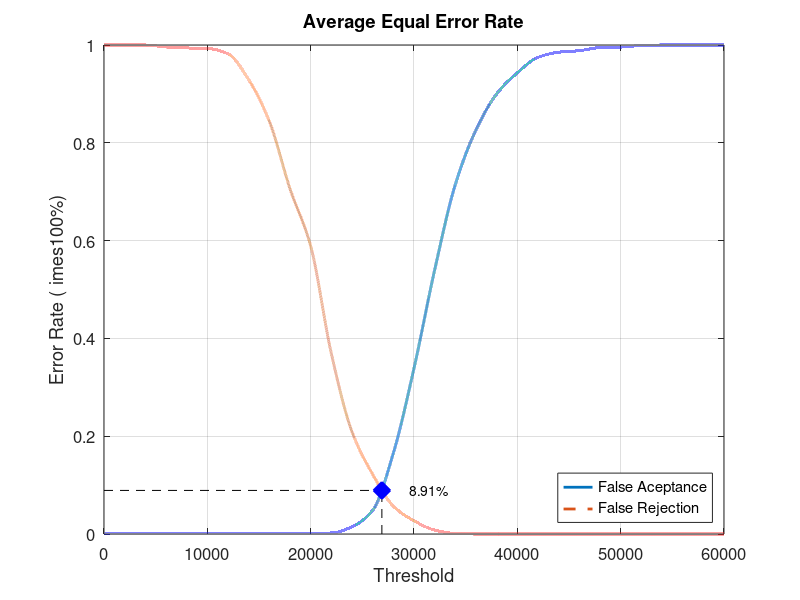
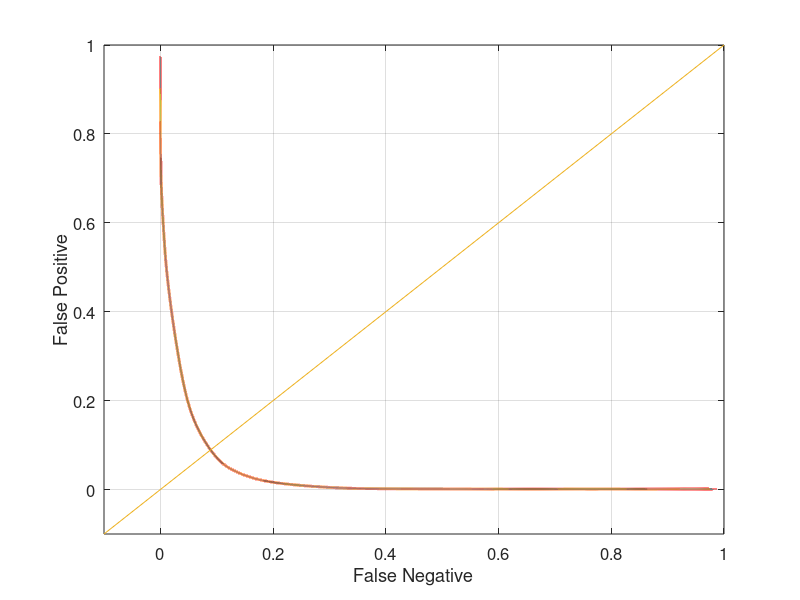

These figures' MATLAB source, in order:
close all;
clear;
clc;
x = 0:2000:60000;
xq = 0:0.5:60000;

y0 = [0 0.00105263 0.00105263 0.00105263 0.00105263 0.00105263 0.00105263 0.00105263 0.00105263 0.00105263 0.00105263 0.00210526 0.0147368 0.0484211 0.165263 0.338947 0.54 0.714737 0.826316 0.9 0.943158 0.974737 0.985263 0.988421 0.994737 0.995789 0.998947 1 1 1 1]
yy0 = interp1(x, y0, xq, 'pchip');
y1 = [1 1 1 0.996 0.994 0.993 0.982 0.929 0.844 0.706 0.589 0.369 0.209 0.122 0.057 0.027 0.008 0.001 0 0 0 0 0 0 0 0 0 0 0 0 0]
yy1 = interp1(x, y1, xq, 'pchip');

% Calculating EER: 
y2 = abs(y0 - y1);
find(y2 == min(y2))
yy2 = abs(yy0 - yy1);
xEER = find(yy2 == min(yy2));
xEERIndex = xq(xEER) % X-axis EER
yEER = yy0(xEER) % Y-axis EER

main = figure
plot(xq, yy0,'-','LineWidth', 2);	hold on
plot(xq, yy1,'--','LineWidth', 2);	hold on
plot([xEERIndex xEERIndex], [0 yEER], 'k--');	hold on
plot([0 xEERIndex], [yEER yEER], 'k--');	hold on
plot(xEERIndex, yEER, 'bx', 'LineWidth', 10);	hold on
text(xEERIndex + 10 * xEERIndex / 100, yEER, [num2str(round((10000 * yEER)) / 100) '%'])
legend('False Aceptance', 'False Rejection', 'Location', 'SouthEast')
xlabel('Threshold')
ylabel('Error Rate (	imes100%)')
title('Average Equal Error Rate')
set(gca, 'FontSize', 12)
axis([0 60000 0 1])
grid on

print(main, 'Database3AverageMain', '-dpng');
FNRxFPR = figure('Color', [1 1 1]);
plot(yy1, yy0, '-', yy1, yy0, 'LineWidth', 2);
hold on
y = -0.1:0.1:1
plot(y, y); 
set(gca, 'FontSize', 12)
xlabel('False Negative')
ylabel('False Positive')
axis([-0.1 1 -0.1 1])
set(gca, 'FontSize', 12)
grid on

print(FNRxFPR, 'Database3AverageFNRxFPR','-dpng');
